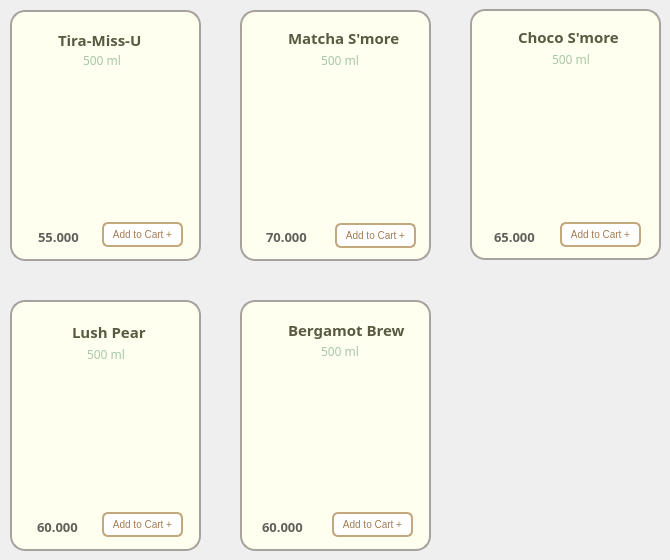
      <widget class="QWidget" name="page_Drinks">
       <widget class="QFrame" name="frame_drink_pear">
        <property name="geometry">
         <rect>
          <x>10</x>
          <y>300</y>
          <width>191</width>
          <height>251</height>
         </rect>
        </property>
        <property name="font">
         <font>
          <family>Mongolian Baiti</family>
         </font>
        </property>
        <property name="styleSheet">
         <string notr="true">background-color:#FFFFF0;
border-radius: 15px; 
border: 2px solid #A8A29E ;</string>
        </property>
        <property name="frameShape">
         <enum>QFrame::StyledPanel</enum>
        </property>
        <property name="frameShadow">
         <enum>QFrame::Raised</enum>
        </property>
        <widget class="QLabel" name="label_drink_pear">
         <property name="geometry">
          <rect>
           <x>-13</x>
           <y>-18</y>
           <width>211</width>
           <height>291</height>
          </rect>
         </property>
         <property name="sizePolicy">
          <sizepolicy hsizetype="Fixed" vsizetype="Fixed">
           <horstretch>25</horstretch>
           <verstretch>25</verstretch>
          </sizepolicy>
         </property>
         <property name="minimumSize">
          <size>
           <width>25</width>
           <height>25</height>
          </size>
         </property>
         <property name="maximumSize">
          <size>
           <width>16777215</width>
           <height>16777215</height>
          </size>
         </property>
         <property name="sizeIncrement">
          <size>
           <width>3</width>
           <height>0</height>
          </size>
         </property>
         <property name="font">
          <font>
           <family>Mongolian Baiti</family>
          </font>
         </property>
         <property name="styleSheet">
          <string notr="true">border:0px;
border-radius:0px;
background-color: transparent</string>
         </property>
         <property name="frameShape">
          <enum>QFrame::WinPanel</enum>
         </property>
         <property name="text">
          <string/>
         </property>
         <property name="pixmap">
          <pixmap>../images/lush_pear.png</pixmap>
         </property>
         <property name="scaledContents">
          <bool>true</bool>
         </property>
        </widget>
        <widget class="QLabel" name="label_pear">
         <property name="geometry">
          <rect>
           <x>62</x>
           <y>22</y>
           <width>91</width>
           <height>20</height>
          </rect>
         </property>
         <property name="sizePolicy">
          <sizepolicy hsizetype="Fixed" vsizetype="Fixed">
           <horstretch>0</horstretch>
           <verstretch>0</verstretch>
          </sizepolicy>
         </property>
         <property name="font">
          <font>
           <family>Mongolian Baiti</family>
           <pointsize>11</pointsize>
           <weight>75</weight>
           <bold>true</bold>
          </font>
         </property>
         <property name="styleSheet">
          <string notr="true">border-radius: 0px;
border:0px solid;
color:#5A5A42</string>
         </property>
         <property name="text">
          <string>Lush Pear</string>
         </property>
        </widget>
        <widget class="QLabel" name="label_pear_size">
         <property name="geometry">
          <rect>
           <x>77</x>
           <y>46</y>
           <width>51</width>
           <height>16</height>
          </rect>
         </property>
         <property name="font">
          <font>
           <family>Mongolian Baiti</family>
           <pointsize>9</pointsize>
          </font>
         </property>
         <property name="styleSheet">
          <string notr="true">color: #A7C7A7;
border:0px</string>
         </property>
         <property name="text">
          <string>500 ml</string>
         </property>
        </widget>
        <widget class="QLabel" name="label_pear_price">
         <property name="geometry">
          <rect>
           <x>27</x>
           <y>219</y>
           <width>81</width>
           <height>16</height>
          </rect>
         </property>
         <property name="font">
          <font>
           <family>Mongolian Baiti</family>
           <pointsize>10</pointsize>
           <weight>75</weight>
           <bold>true</bold>
          </font>
         </property>
         <property name="styleSheet">
          <string notr="true">border:0px;
color: rgb(98, 94, 92);
</string>
         </property>
         <property name="text">
          <string>60.000</string>
         </property>
        </widget>
        <widget class="QPushButton" name="pushButton_add28">
         <property name="geometry">
          <rect>
           <x>92</x>
           <y>212</y>
           <width>81</width>
           <height>25</height>
          </rect>
         </property>
         <property name="maximumSize">
          <size>
           <width>16777207</width>
           <height>16777215</height>
          </size>
         </property>
         <property name="font">
          <font>
           <pointsize>-1</pointsize>
          </font>
         </property>
         <property name="styleSheet">
          <string notr="true">QPushButton {
    background-color: white;
    color: #A37B50;
    border: 2px solid #C2A87E;
    border-radius: 6px;
    padding: 4px 5px;
    font-size: 10px;
}

QPushButton:hover {
    background-color: #F7F3EF;
}

QPushButton:pressed {
    background-color: #E6D5C3;
}
</string>
         </property>
         <property name="text">
          <string>Add to Cart +</string>
         </property>
        </widget>
       </widget>
       <widget class="QFrame" name="frame_drink_tira">
        <property name="geometry">
         <rect>
          <x>10</x>
          <y>10</y>
          <width>191</width>
          <height>251</height>
         </rect>
        </property>
        <property name="font">
         <font>
          <family>Mongolian Baiti</family>
         </font>
        </property>
        <property name="styleSheet">
         <string notr="true">background-color:#FFFFF0;
border-radius: 15px; 
border: 2px solid #A8A29E ;</string>
        </property>
        <property name="frameShape">
         <enum>QFrame::StyledPanel</enum>
        </property>
        <property name="frameShadow">
         <enum>QFrame::Raised</enum>
        </property>
        <widget class="QLabel" name="label_drink_tira">
         <property name="geometry">
          <rect>
           <x>0</x>
           <y>43</y>
           <width>181</width>
           <height>181</height>
          </rect>
         </property>
         <property name="sizePolicy">
          <sizepolicy hsizetype="Fixed" vsizetype="Fixed">
           <horstretch>25</horstretch>
           <verstretch>25</verstretch>
          </sizepolicy>
         </property>
         <property name="minimumSize">
          <size>
           <width>25</width>
           <height>25</height>
          </size>
         </property>
         <property name="maximumSize">
          <size>
           <width>16777215</width>
           <height>16777215</height>
          </size>
         </property>
         <property name="sizeIncrement">
          <size>
           <width>3</width>
           <height>0</height>
          </size>
         </property>
         <property name="font">
          <font>
           <family>Mongolian Baiti</family>
          </font>
         </property>
         <property name="styleSheet">
          <string notr="true">border:0px;
border-radius:0px;
background-color: transparent</string>
         </property>
         <property name="frameShape">
          <enum>QFrame::WinPanel</enum>
         </property>
         <property name="text">
          <string/>
         </property>
         <property name="pixmap">
          <pixmap>../images/tira_miss_u.png</pixmap>
         </property>
         <property name="scaledContents">
          <bool>true</bool>
         </property>
        </widget>
        <widget class="QLabel" name="label_tira">
         <property name="geometry">
          <rect>
           <x>48</x>
           <y>20</y>
           <width>101</width>
           <height>20</height>
          </rect>
         </property>
         <property name="sizePolicy">
          <sizepolicy hsizetype="Fixed" vsizetype="Fixed">
           <horstretch>0</horstretch>
           <verstretch>0</verstretch>
          </sizepolicy>
         </property>
         <property name="font">
          <font>
           <family>Mongolian Baiti</family>
           <pointsize>11</pointsize>
           <weight>75</weight>
           <bold>true</bold>
          </font>
         </property>
         <property name="styleSheet">
          <string notr="true">border-radius: 0px;
border:0px solid;
color:#5A5A42</string>
         </property>
         <property name="text">
          <string>Tira-Miss-U</string>
         </property>
        </widget>
        <widget class="QLabel" name="label_tira_size">
         <property name="geometry">
          <rect>
           <x>73</x>
           <y>42</y>
           <width>51</width>
           <height>16</height>
          </rect>
         </property>
         <property name="font">
          <font>
           <family>Mongolian Baiti</family>
           <pointsize>9</pointsize>
          </font>
         </property>
         <property name="styleSheet">
          <string notr="true">color: #A7C7A7;
border:0px</string>
         </property>
         <property name="text">
          <string>500 ml</string>
         </property>
        </widget>
        <widget class="QLabel" name="label_tira_price">
         <property name="geometry">
          <rect>
           <x>28</x>
           <y>219</y>
           <width>81</width>
           <height>16</height>
          </rect>
         </property>
         <property name="font">
          <font>
           <family>Mongolian Baiti</family>
           <pointsize>10</pointsize>
           <weight>75</weight>
           <bold>true</bold>
          </font>
         </property>
         <property name="styleSheet">
          <string notr="true">border:0px;
color: rgb(98, 94, 92);
</string>
         </property>
         <property name="text">
          <string>55.000</string>
         </property>
        </widget>
        <widget class="QPushButton" name="pushButton_add25">
         <property name="geometry">
          <rect>
           <x>92</x>
           <y>212</y>
           <width>81</width>
           <height>25</height>
          </rect>
         </property>
         <property name="maximumSize">
          <size>
           <width>16777207</width>
           <height>16777215</height>
          </size>
         </property>
         <property name="font">
          <font>
           <pointsize>-1</pointsize>
          </font>
         </property>
         <property name="styleSheet">
          <string notr="true">QPushButton {
    background-color: white;
    color: #A37B50;
    border: 2px solid #C2A87E;
    border-radius: 6px;
    padding: 4px 5px;
    font-size: 10px;
}

QPushButton:hover {
    background-color: #F7F3EF;
}

QPushButton:pressed {
    background-color: #E6D5C3;
}
</string>
         </property>
         <property name="text">
          <string>Add to Cart +</string>
         </property>
        </widget>
       </widget>
       <widget class="QFrame" name="frame_drink_matcha">
        <property name="geometry">
         <rect>
          <x>240</x>
          <y>10</y>
          <width>191</width>
          <height>251</height>
         </rect>
        </property>
        <property name="font">
         <font>
          <family>Mongolian Baiti</family>
         </font>
        </property>
        <property name="styleSheet">
         <string notr="true">background-color: #FFFFF0;
border-radius: 15px; 
border: 2px solid #A8A29E ;</string>
        </property>
        <property name="frameShape">
         <enum>QFrame::StyledPanel</enum>
        </property>
        <property name="frameShadow">
         <enum>QFrame::Raised</enum>
        </property>
        <widget class="QLabel" name="label_matcha">
         <property name="geometry">
          <rect>
           <x>48</x>
           <y>18</y>
           <width>131</width>
           <height>20</height>
          </rect>
         </property>
         <property name="font">
          <font>
           <family>Mongolian Baiti</family>
           <pointsize>11</pointsize>
           <weight>75</weight>
           <bold>true</bold>
          </font>
         </property>
         <property name="styleSheet">
          <string notr="true">border-radius: 0px;
border:0px solid;
color:#5A5A42</string>
         </property>
         <property name="text">
          <string>Matcha S'more </string>
         </property>
        </widget>
        <widget class="QLabel" name="label_drink_matcha">
         <property name="geometry">
          <rect>
           <x>0</x>
           <y>30</y>
           <width>191</width>
           <height>191</height>
          </rect>
         </property>
         <property name="font">
          <font>
           <family>Mongolian Baiti</family>
          </font>
         </property>
         <property name="cursor">
          <cursorShape>ArrowCursor</cursorShape>
         </property>
         <property name="styleSheet">
          <string notr="true">border:0px;
background-color: transparent;</string>
         </property>
         <property name="text">
          <string/>
         </property>
         <property name="pixmap">
          <pixmap>../images/matcha_smore.png</pixmap>
         </property>
         <property name="scaledContents">
          <bool>true</bool>
         </property>
        </widget>
        <widget class="QLabel" name="label_matcha_size">
         <property name="geometry">
          <rect>
           <x>81</x>
           <y>42</y>
           <width>51</width>
           <height>16</height>
          </rect>
         </property>
         <property name="font">
          <font>
           <family>Mongolian Baiti</family>
           <pointsize>9</pointsize>
          </font>
         </property>
         <property name="styleSheet">
          <string notr="true">color: #A7C7A7;
border:0px</string>
         </property>
         <property name="text">
          <string>500 ml</string>
         </property>
        </widget>
        <widget class="QPushButton" name="pushButton_add26">
         <property name="geometry">
          <rect>
           <x>95</x>
           <y>213</y>
           <width>81</width>
           <height>25</height>
          </rect>
         </property>
         <property name="maximumSize">
          <size>
           <width>16777207</width>
           <height>16777215</height>
          </size>
         </property>
         <property name="font">
          <font>
           <pointsize>-1</pointsize>
          </font>
         </property>
         <property name="styleSheet">
          <string notr="true">QPushButton {
    background-color: white;
    color: #A37B50;
    border: 2px solid #C2A87E;
    border-radius: 6px;
    padding: 4px 5px;
    font-size: 10px;
}

QPushButton:hover {
    background-color: #F7F3EF;
}

QPushButton:pressed {
    background-color: #E6D5C3;
}
</string>
         </property>
         <property name="text">
          <string>Add to Cart +</string>
         </property>
        </widget>
        <widget class="QLabel" name="label_matcha_price">
         <property name="geometry">
          <rect>
           <x>26</x>
           <y>219</y>
           <width>61</width>
           <height>16</height>
          </rect>
         </property>
         <property name="font">
          <font>
           <family>Mongolian Baiti</family>
           <pointsize>10</pointsize>
           <weight>75</weight>
           <bold>true</bold>
          </font>
         </property>
         <property name="styleSheet">
          <string notr="true">border:0px;
color: rgb(98, 94, 92);
</string>
         </property>
         <property name="text">
          <string>70.000</string>
         </property>
        </widget>
       </widget>
       <widget class="QFrame" name="frame_drink_choco">
        <property name="geometry">
         <rect>
          <x>470</x>
          <y>9</y>
          <width>191</width>
          <height>251</height>
         </rect>
        </property>
        <property name="font">
         <font>
          <family>Mongolian Baiti</family>
         </font>
        </property>
        <property name="styleSheet">
         <string notr="true">background-color:#FFFFF0;
border-radius: 15px; 
border: 2px solid #A8A29E ;</string>
        </property>
        <property name="frameShape">
         <enum>QFrame::StyledPanel</enum>
        </property>
        <property name="frameShadow">
         <enum>QFrame::Raised</enum>
        </property>
        <widget class="QLabel" name="label_choco_smore">
         <property name="geometry">
          <rect>
           <x>48</x>
           <y>18</y>
           <width>131</width>
           <height>20</height>
          </rect>
         </property>
         <property name="font">
          <font>
           <family>Mongolian Baiti</family>
           <pointsize>11</pointsize>
           <weight>75</weight>
           <bold>true</bold>
          </font>
         </property>
         <property name="styleSheet">
          <string notr="true">border-radius: 0px;
border:0px solid;
color:#5A5A42</string>
         </property>
         <property name="text">
          <string>Choco S'more</string>
         </property>
        </widget>
        <widget class="QLabel" name="label_choco_smore_size">
         <property name="geometry">
          <rect>
           <x>82</x>
           <y>42</y>
           <width>51</width>
           <height>16</height>
          </rect>
         </property>
         <property name="font">
          <font>
           <family>Mongolian Baiti</family>
           <pointsize>9</pointsize>
          </font>
         </property>
         <property name="styleSheet">
          <string notr="true">color: #A7C7A7;
border:0px</string>
         </property>
         <property name="text">
          <string>500 ml</string>
         </property>
        </widget>
        <widget class="QLabel" name="label_drink_choco">
         <property name="geometry">
          <rect>
           <x>10</x>
           <y>40</y>
           <width>181</width>
           <height>181</height>
          </rect>
         </property>
         <property name="sizePolicy">
          <sizepolicy hsizetype="Fixed" vsizetype="Ignored">
           <horstretch>0</horstretch>
           <verstretch>0</verstretch>
          </sizepolicy>
         </property>
         <property name="font">
          <font>
           <family>Mongolian Baiti</family>
          </font>
         </property>
         <property name="styleSheet">
          <string notr="true">border:0px;
background-color: transparent;</string>
         </property>
         <property name="text">
          <string/>
         </property>
         <property name="pixmap">
          <pixmap>../images/choco_smore.png</pixmap>
         </property>
         <property name="scaledContents">
          <bool>true</bool>
         </property>
        </widget>
        <widget class="QPushButton" name="pushButton_add27">
         <property name="geometry">
          <rect>
           <x>90</x>
           <y>213</y>
           <width>81</width>
           <height>25</height>
          </rect>
         </property>
         <property name="maximumSize">
          <size>
           <width>16777207</width>
           <height>16777215</height>
          </size>
         </property>
         <property name="font">
          <font>
           <pointsize>-1</pointsize>
          </font>
         </property>
         <property name="styleSheet">
          <string notr="true">QPushButton {
    background-color: white;
    color: #A37B50;
    border: 2px solid #C2A87E;
    border-radius: 6px;
    padding: 4px 5px;
    font-size: 10px;
}

QPushButton:hover {
    background-color: #F7F3EF;
}

QPushButton:pressed {
    background-color: #E6D5C3;
}
</string>
         </property>
         <property name="text">
          <string>Add to Cart +</string>
         </property>
        </widget>
        <widget class="QLabel" name="label_choco_smore_price">
         <property name="geometry">
          <rect>
           <x>24</x>
           <y>220</y>
           <width>61</width>
           <height>16</height>
          </rect>
         </property>
         <property name="font">
          <font>
           <family>Mongolian Baiti</family>
           <pointsize>10</pointsize>
           <weight>75</weight>
           <bold>true</bold>
          </font>
         </property>
         <property name="styleSheet">
          <string notr="true">border:0px;
color: rgb(98, 94, 92);
</string>
         </property>
         <property name="text">
          <string>65.000</string>
         </property>
        </widget>
        <zorder>label_drink_choco</zorder>
        <zorder>label_choco_smore</zorder>
        <zorder>label_choco_smore_size</zorder>
        <zorder>pushButton_add27</zorder>
        <zorder>label_choco_smore_price</zorder>
       </widget>
       <widget class="QFrame" name="frame_drink_brew">
        <property name="geometry">
         <rect>
          <x>240</x>
          <y>300</y>
          <width>191</width>
          <height>251</height>
         </rect>
        </property>
        <property name="font">
         <font>
          <family>Mongolian Baiti</family>
         </font>
        </property>
        <property name="styleSheet">
         <string notr="true">background-color:#FFFFF0;
border-radius: 15px; 
border: 2px solid #A8A29E ;</string>
        </property>
        <property name="frameShape">
         <enum>QFrame::StyledPanel</enum>
        </property>
        <property name="frameShadow">
         <enum>QFrame::Raised</enum>
        </property>
        <widget class="QLabel" name="label_drink_brew">
         <property name="geometry">
          <rect>
           <x>-20</x>
           <y>16</y>
           <width>241</width>
           <height>231</height>
          </rect>
         </property>
         <property name="sizePolicy">
          <sizepolicy hsizetype="Fixed" vsizetype="Fixed">
           <horstretch>25</horstretch>
           <verstretch>25</verstretch>
          </sizepolicy>
         </property>
         <property name="minimumSize">
          <size>
           <width>25</width>
           <height>25</height>
          </size>
         </property>
         <property name="maximumSize">
          <size>
           <width>16777215</width>
           <height>16777215</height>
          </size>
         </property>
         <property name="sizeIncrement">
          <size>
           <width>3</width>
           <height>0</height>
          </size>
         </property>
         <property name="font">
          <font>
           <family>Mongolian Baiti</family>
          </font>
         </property>
         <property name="styleSheet">
          <string notr="true">border:0px;
border-radius:0px;
background-color: transparent</string>
         </property>
         <property name="frameShape">
          <enum>QFrame::WinPanel</enum>
         </property>
         <property name="text">
          <string/>
         </property>
         <property name="pixmap">
          <pixmap>../images/bergamot_brew.png</pixmap>
         </property>
         <property name="scaledContents">
          <bool>true</bool>
         </property>
        </widget>
        <widget class="QLabel" name="label_brew">
         <property name="geometry">
          <rect>
           <x>48</x>
           <y>20</y>
           <width>121</width>
           <height>20</height>
          </rect>
         </property>
         <property name="sizePolicy">
          <sizepolicy hsizetype="Fixed" vsizetype="Fixed">
           <horstretch>0</horstretch>
           <verstretch>0</verstretch>
          </sizepolicy>
         </property>
         <property name="font">
          <font>
           <family>Mongolian Baiti</family>
           <pointsize>11</pointsize>
           <weight>75</weight>
           <bold>true</bold>
          </font>
         </property>
         <property name="styleSheet">
          <string notr="true">border-radius: 0px;
border:0px solid;
color:#5A5A42</string>
         </property>
         <property name="text">
          <string>Bergamot Brew</string>
         </property>
        </widget>
        <widget class="QLabel" name="label_brew_size">
         <property name="geometry">
          <rect>
           <x>81</x>
           <y>43</y>
           <width>51</width>
           <height>16</height>
          </rect>
         </property>
         <property name="font">
          <font>
           <family>Mongolian Baiti</family>
           <pointsize>9</pointsize>
          </font>
         </property>
         <property name="styleSheet">
          <string notr="true">color: #A7C7A7;
border:0px</string>
         </property>
         <property name="text">
          <string>500 ml</string>
         </property>
        </widget>
        <widget class="QLabel" name="label_brew_price">
         <property name="geometry">
          <rect>
           <x>22</x>
           <y>219</y>
           <width>81</width>
           <height>16</height>
          </rect>
         </property>
         <property name="font">
          <font>
           <family>Mongolian Baiti</family>
           <pointsize>10</pointsize>
           <weight>75</weight>
           <bold>true</bold>
          </font>
         </property>
         <property name="styleSheet">
          <string notr="true">border:0px;
color: rgb(98, 94, 92);
</string>
         </property>
         <property name="text">
          <string>60.000</string>
         </property>
        </widget>
        <widget class="QPushButton" name="pushButton_add29">
         <property name="geometry">
          <rect>
           <x>92</x>
           <y>212</y>
           <width>81</width>
           <height>25</height>
          </rect>
         </property>
         <property name="maximumSize">
          <size>
           <width>16777207</width>
           <height>16777215</height>
          </size>
         </property>
         <property name="font">
          <font>
           <pointsize>-1</pointsize>
          </font>
         </property>
         <property name="styleSheet">
          <string notr="true">QPushButton {
    background-color: white;
    color: #A37B50;
    border: 2px solid #C2A87E;
    border-radius: 6px;
    padding: 4px 5px;
    font-size: 10px;
}

QPushButton:hover {
    background-color: #F7F3EF;
}

QPushButton:pressed {
    background-color: #E6D5C3;
}
</string>
         </property>
         <property name="text">
          <string>Add to Cart +</string>
         </property>
        </widget>
       </widget>
      </widget>
